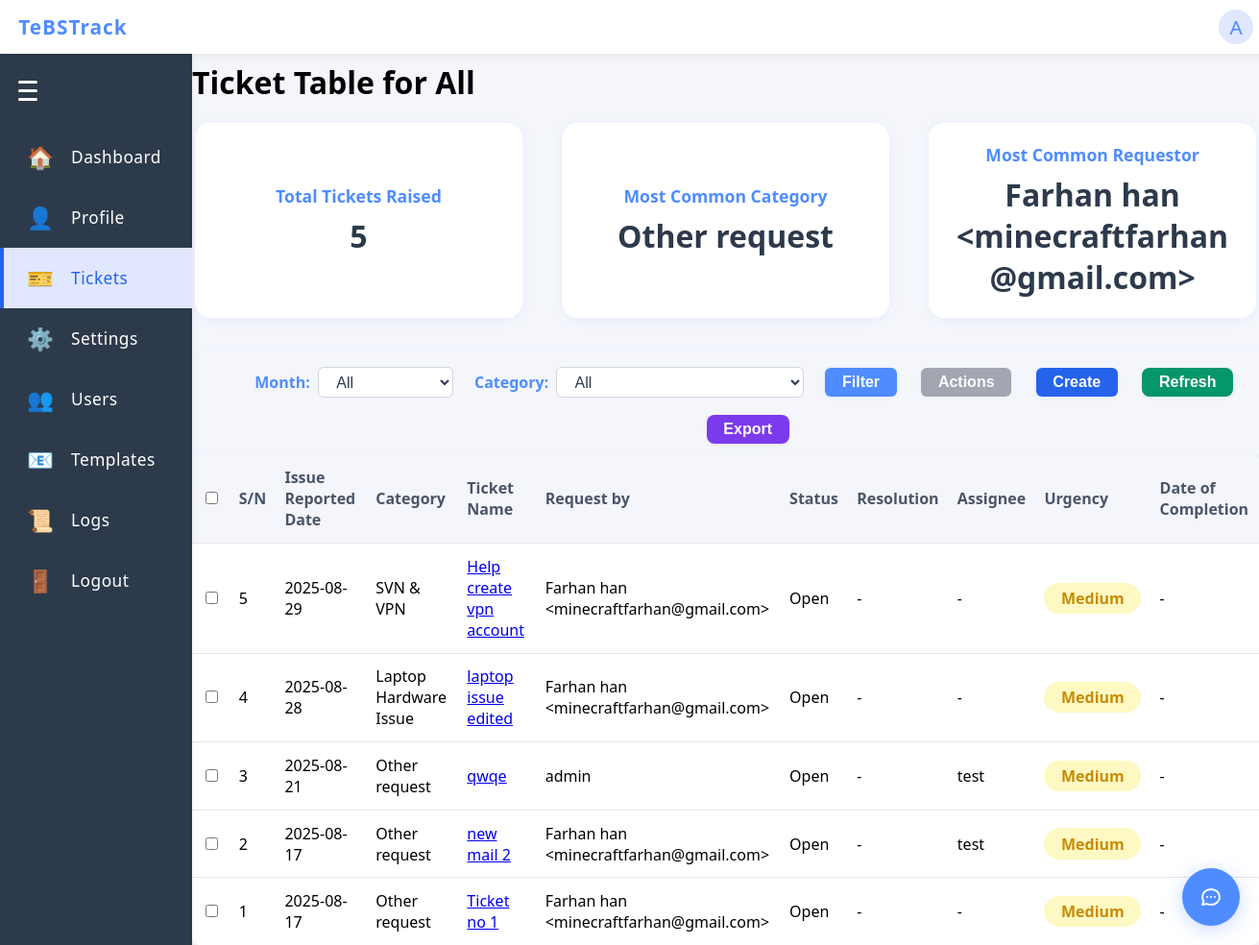
Page /tickets (signed in) on the committed database.
### app/models.py (models this page shows)
class User(UserMixin, db.Model):
    id = db.Column(db.Integer, primary_key=True)
    username = db.Column(db.String(150), unique=True, nullable=False)
    password = db.Column(db.String(150), nullable=False)
    role = db.Column(db.String(20), nullable=False, default='infra')  # 'admin' or 'infra'

class Ticket(db.Model):
    id = db.Column(db.Integer, primary_key=True)
    subject = db.Column(db.String(255), nullable=False)
    description = db.Column(db.Text, nullable=True)
    sender = db.Column(db.String(150), nullable=False)
    category = db.Column(db.String(100), nullable=True)
    urgency = db.Column(db.String(50), nullable=True)
    status = db.Column(db.String(50), nullable=False, default='Open')
    resolution = db.Column(db.String(255), nullable=True)
    created_at = db.Column(db.DateTime, server_default=db.func.now())
    updated_at = db.Column(db.DateTime, server_default=db.func.now(), onupdate=db.func.now())
    thread_id = db.Column(db.String(255), nullable=True)  # For email threading
    audit_log = db.Column(db.Text, nullable=True)  # JSON or text log
    assigned_to = db.Column(db.Integer, db.ForeignKey('user.id'), nullable=True)

### app/routes.py (the view, shortened to what this page needs)
@main.route('/tickets')
@login_required
def tickets():
    from app.models import UserSettings
    user_settings = UserSettings.get_user_settings(current_user.id)
    month = request.args.get('month', 'All')
    status = request.args.get('status', 'All')
    category = request.args.get('category')
    page = request.args.get('page', 1, type=int)
    import datetime
    query = Ticket.query
    if current_user.role == 'infra':
        from sqlalchemy import or_
        query = query.filter(or_(
            Ticket.assigned_to == None,  # Unassigned tickets
            Ticket.assigned_to == current_user.id  # Their own assigned tickets
        ))
    if status and status != 'All':
        query = query.filter(Ticket.status == status)
    if category and category != 'All':
        query = query.filter(Ticket.category == category)
    if user_settings.pagination_enabled:
        pagination = query.order_by(Ticket.created_at.desc()).paginate(
            page=page,
            per_page=user_settings.tickets_per_page,
            error_out=False
        )
        tickets = pagination.items
        total_tickets = pagination.total
    else:
        tickets = query.order_by(Ticket.created_at.desc()).all()
        pagination = None
        total_tickets = len(tickets)
    all_tickets_query = query
    if user_settings.pagination_enabled:
        all_tickets_for_stats = all_tickets_query.all()
        tickets_raised = len(all_tickets_for_stats)
    else:
        tickets_raised = len(tickets)
        all_tickets_for_stats = tickets
    from collections import Counter
    most_common_category = Counter([t.category for t in all_tickets_for_stats if t.category]).most_common(1)
    most_common_category = most_common_category[0][0] if most_common_category else '-'
    most_common_requestor = Counter([t.sender for t in all_tickets_for_stats if t.sender]).most_common(1)
    most_common_requestor = most_common_requestor[0][0] if most_common_requestor else '-'
    from sqlalchemy import func
    all_months = [m[0] for m in db.session.query(func.strftime('%Y-%m', Ticket.created_at)).distinct().order_by(func.strftime('%Y-%m', Ticket.created_at).desc()).all()]
    all_categories = [c.name for c in Category.query.order_by(Category.name).all()]
    all_statuses = ['Open', 'Closed', 'All']
    user_map = {u.id: u.username for u in User.query.all()}
    return render_template('tickets.html',
        tickets=tickets,
        month=month,
        status=status,
        category=category,
        all_months=all_months,
        all_categories=all_categories,
        all_statuses=all_statuses,
        tickets_raised=tickets_raised,
        most_common_category=most_common_category,
        most_common_requestor=most_common_requestor,
        user_map=user_map,
        pagination=pagination,
        user_settings=user_settings
    )

### app/templates/tickets.html (shortened to what this page needs)
{% extends 'base.html' %}
{% block content %}
{% set month_names = ['January','February','March','April','May','June','July','August','September','October','November','December'] %}
<div class="tickets-container">
  <h1 class="tickets-title">
    {% if month == 'All' %}
      Ticket Table for All
    {% else %}
      Ticket Table for {{ month_names[month[5:7]|int - 1] }} {{ month[:4] }}
    {% endif %}
  </h1>
  <div class="dashboard-widgets" style="display: flex; gap: 2.2rem; margin-bottom: 2.2rem; justify-content: center; align-items: stretch; flex-wrap: wrap; width: 100%;">
    <div class="widget" style="background:#fff; border-radius:16px; box-shadow:0 2px 12px rgba(79,140,255,0.08); padding:1.3rem 1.5rem; min-width:180px; max-width:340px; width:100%; display:flex; flex-direction:column; align-items:center; justify-content:center; margin:0 0.2rem; text-align:center; word-break:break-word;">
      <h3>
        {% if month == 'All' %}
          Total Tickets Raised
        {% else %}
          Tickets Raised in {{ month_names[month[5:7]|int - 1] }} {{ month[:4] }}
        {% endif %}
      </h3>
      <p>{{ tickets_raised }}</p>
    </div>
    <div class="widget" style="background:#fff; border-radius:16px; box-shadow:0 2px 12px rgba(79,140,255,0.08); padding:1.3rem 1.5rem; min-width:180px; max-width:340px; width:100%; display:flex; flex-direction:column; align-items:center; justify-content:center; margin:0 0.2rem; text-align:center; word-break:break-word;">
      <h3>Most Common Category</h3>
      <p>{{ most_common_category }}</p>
    </div>
    <div class="widget" style="background:#fff; border-radius:16px; box-shadow:0 2px 12px rgba(79,140,255,0.08); padding:1.3rem 1.5rem; min-width:180px; max-width:340px; width:100%; display:flex; flex-direction:column; align-items:center; justify-content:center; margin:0 0.2rem; text-align:center; word-break:break-word;">
      <h3>Most Common Requestor</h3>
      <p>{{ most_common_requestor }}</p>
    </div>
  </div>
  <form method="get" class="tickets-filters" style="margin-bottom:0; display: flex; gap: 1.1rem; align-items: center; flex-wrap: wrap; justify-content: center; width: 100%; background: #f4f6fb; border-radius: 12px; padding: 1rem 1.2rem 0.7rem 1.2rem; box-shadow: 0 1px 6px rgba(79,140,255,0.07);">
    <label style="font-weight: 600; color: #4f8cff; margin-right: 0.3rem; display: flex; align-items: center;">Month:
      <select name="month" style="margin-left: 0.5rem; padding: 0.35rem 0.9rem; border-radius: 6px; border: 1px solid #d1d5db; font-size: 1rem; background: #fff; color: #2d3a4b; font-weight: 500;">
        <option value="All" {% if month == 'All' %}selected{% endif %}>All</option>
      </select>
    </label>
    <label style="font-weight: 600; color: #4f8cff; margin-right: 0.3rem; display: flex; align-items: center;">Category:
      <select name="category" style="margin-left: 0.5rem; padding: 0.35rem 0.9rem; border-radius: 6px; border: 1px solid #d1d5db; font-size: 1rem; background: #fff; color: #2d3a4b; font-weight: 500;">
        <option value="All">All</option>
      </select>
    </label>
    <button type="submit" style="background: #4f8cff; color: #fff; border: none; cursor: pointer; font-weight: 700; border-radius: 6px; padding: 0.38rem 1.1rem; font-size: 1rem; box-shadow: 0 1px 4px rgba(79,140,255,0.08); transition: background 0.2s;">Filter</button>
    <button type="button" id="actions-btn" style="background: #6b7280; color: #fff; border: none; border-radius: 6px; padding: 0.38rem 1.1rem; font-weight: 700; font-size: 1rem; margin-left:0.5rem; box-shadow: 0 1px 4px rgba(107,114,128,0.08); cursor: not-allowed; opacity:0.6; position:relative;">Actions</button>
    <button type="button" id="open-create-ticket-modal" class="create-ticket-btn" style="margin-left:0.5rem; background:#2563eb; color: #fff; border: none; cursor: pointer; font-weight: 700; border-radius: 6px; padding: 0.38rem 1.1rem; font-size: 1rem; box-shadow: 0 1px 4px rgba(37,99,235,0.08); text-decoration: none; display: inline-block; transition: background 0.2s;">Create</button>
    <button id="refresh-emails-btn" style="margin-left:0.5rem; background:#059669; color:#fff; border:none; border-radius:8px; padding:0.38rem 1.1rem; font-weight:700; font-size:1rem; box-shadow:0 1px 4px rgba(5,150,105,0.08); cursor:pointer; align-self:center; transition:background 0.2s;">Refresh</button>
    <button type="button" id="export-btn" style="margin-left:0.5rem; background:#7c3aed; color:#fff; border:none; border-radius:8px; padding:0.38rem 1.1rem; font-weight:700; font-size:1rem; box-shadow:0 1px 4px rgba(124,58,237,0.08); cursor:pointer; align-self:center; transition:background 0.2s; position:relative;">Export</button>
  </form>
  <div class="tickets-table-wrapper">
    <form id="delete-tickets-form" method="post" action="{{ url_for('main.delete_tickets') }}">
      <table class="ticket-table">
        <thead>
          <tr>
            <th><input type="checkbox" id="select-all-tickets"></th>
            <th>S/N</th>
            <th>Issue Reported Date</th>
            <th>Category</th>
            <th>Ticket Name</th>
            <th>Request by</th>
            <th>Status</th>
            <th>Resolution</th>
            <th>Assignee</th>
            <th>Urgency</th>
            <th>Date of Completion</th>
          </tr>
        </thead>
        <tbody>
          {% for ticket in tickets %}
          <tr>
            <td><input type="checkbox" name="ticket_ids" value="{{ ticket.id }}"></td>
            <td>{{ ticket.id }}</td>
            <td>{{ ticket.created_at.strftime('%Y-%m-%d') if ticket.created_at else '-' }}</td>
            <td><span class="badge badge-category">{{ ticket.category or '-' }}</span></td>
            <td><a class="ticket-link" href="{{ url_for('main.view_ticket', ticket_id=ticket.id) }}">{{ ticket.subject }}</a></td>
            <td><span class="badge badge-requestor">{{ ticket.sender|e if ticket.sender else '-' }}</span></td>
            <td>{{ ticket.status }}</td>
            <td>{% if ticket.status == 'Closed' %}<span class="badge badge-resolution">{{ ticket.resolution or '-' }}</span>{% else %}-{% endif %}</td>
            <td><span class="badge badge-assignee">{{ user_map[ticket.assigned_to] if ticket.assigned_to and ticket.assigned_to in user_map else '-' }}</span></td>
            <td>
              {% set urgency_styles = {
                'low': 'background:#d1fae5; color:#059669;',
                'medium': 'background:#fef9c3; color:#ca8a04;',
                'high': 'background:#fee2e2; color:#dc2626;',
                'urgent': 'background:#f87171; color:#fff;'
              } %}
              <span style="display:inline-block; min-width:2.7em; padding:0.32em 1.1em; border-radius:999px; font-size:1em; font-weight:700; text-align:center; {{ urgency_styles[ticket.urgency|lower] if ticket.urgency and ticket.urgency|lower in urgency_styles else 'background:#e0e7ff; color:#4f8cff;' }}">
                {{ ticket.urgency or '-' }}
              </span>
            </td>
            <td>{% if ticket.status == 'Closed' %}{{ ticket.updated_at.strftime('%Y-%m-%d') if ticket.updated_at else '-' }}{% else %}-{% endif %}</td>
          </tr>
          {% endfor %}
        </tbody>
      </table>
    </form>
  </div>
</div>
{% endblock %}

### app/templates/base.html (shortened to what this page needs)
<!doctype html>
<html lang="en">
<head>
</head>
<body>
  <div class="navbar">
    <a href="{{ url_for('main.index') }}" class="navbar-title" style="text-decoration:none;">
      TeBSTrack
    </a>
    {% if current_user.is_authenticated %}
    <div class="navbar-profile" id="profile-btn">
      <span class="profile-icon">{{ current_user.username[0]|upper if current_user.username else '?' }}</span>
    </div>
    {% endif %}
  </div>
  {% if not hide_sidenav %}
    <div class="sidenav-hamburger" id="sidenav-hamburger">
      <span></span>
      <span></span>
      <span></span>
    </div>
    <a href="{{ url_for('main.index') }}" class="sidenav-link{% if request.endpoint == 'main.index' %} active{% endif %}" data-label="Dashboard">
      <span class="sidenav-icon">🏠</span>
      <span class="sidenav-label">Dashboard</span>
    </a>
    <a href="{{ url_for('main.profile') }}" class="sidenav-link{% if request.endpoint == 'main.profile' %} active{% endif %}" data-label="Profile">
      <span class="sidenav-icon">👤</span>
      <span class="sidenav-label">Profile</span>
    </a>
    <a href="{{ url_for('main.tickets') }}" class="sidenav-link{% if request.endpoint in ['main.tickets', 'main.view_ticket'] %} active{% endif %}" data-label="Tickets">
      <span class="sidenav-icon">🎫</span>
      <span class="sidenav-label">Tickets</span>
    </a>
    <a href="{{ url_for('main.settings') }}" class="sidenav-link{% if request.endpoint == 'main.settings' %} active{% endif %}" data-label="Settings">
      <span class="sidenav-icon">⚙️</span>
      <span class="sidenav-label">Settings</span>
    </a>
    {% if current_user.role == 'admin' %}
    <a href="{{ url_for('main.manage_users') }}" class="sidenav-link{% if request.endpoint == 'main.manage_users' %} active{% endif %}" data-label="Users">
      <span class="sidenav-icon">👥</span>
      <span class="sidenav-label">Users</span>
    </a>
    <a href="{{ url_for('main.manage_email_templates') }}" class="sidenav-link" data-label="Templates">
      <span class="sidenav-icon">📧</span>
      <span class="sidenav-label">Templates</span>
    </a>
    <a href="{{ url_for('main.audit_logs') }}" class="sidenav-link{% if request.endpoint == 'main.audit_logs' %} active{% endif %}" data-label="Logs">
      <span class="sidenav-icon">📜</span>
      <span class="sidenav-label">Logs</span>
    </a>
    {% endif %}
    <a href="{{ url_for('main.logout') }}" class="sidenav-link{% if request.endpoint == 'main.logout' %} active{% endif %}" data-label="Logout">
      <span class="sidenav-icon">🚪</span>
      <span class="sidenav-label">Logout</span>
    </a>
  {% endif %}
  <div class="main-content{% if hide_sidenav %} no-sidenav{% endif %}">
    {% block content %}{% endblock %}
  </div>
  {% if current_user.is_authenticated %}
    {% include 'chatbot_component.html' %}
  {% endif %}
  <link rel="stylesheet" href="https://cdnjs.cloudflare.com/ajax/libs/font-awesome/6.0.0/css/all.min.css">
</body>
</html>

### rows in the picture
User: username "A"
Ticket: category "Other request", id "3", created_at "2025-08-21", subject "qwqe", sender "admin", status "Open", assigned_to.username "test", urgency "Medium"
Ticket: sender "Farhan han <minecraftfarhan@gmail.com>", id "5", created_at "2025-08-29", category "SVN & VPN", subject "Help create vpn account", status "Open", assigned_to "-", urgency "Medium"
Ticket: id "4", created_at "2025-08-28", category "Laptop Hardware Issue", subject "laptop issue edited", sender "Farhan han <minecraftfarhan@gmail.com>", status "Open", assigned_to "-", urgency "Medium"
Ticket: id "2", created_at "2025-08-17", category "Other request", subject "new mail 2", sender "Farhan han <minecraftfarhan@gmail.com>", status "Open", assigned_to.username "test", urgency "Medium"
Ticket: id "1", created_at "2025-08-17", category "Other request", subject "Ticket no 1", sender "Farhan han <minecraftfarhan@gmail.com>", status "Open", assigned_to "-", urgency "Medium"

### other values in the picture
{{ tickets_raised }} "5"
